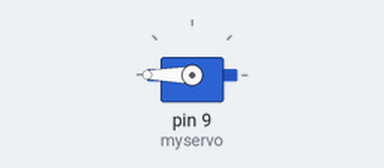
Bench run of a sketch on a simulated Arduino Uno, built with avr-gcc and run on an emulated ATmega328P. Parts: servo.

Above: at 0.05 s.
At 6.0 s:
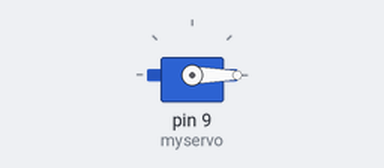
Timing chart, 0 to 7.8 s (numbered marks = the images above):
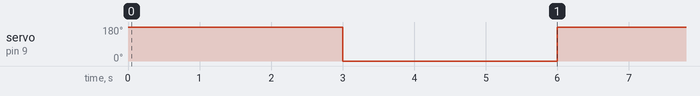

The sketch:

360servo.ino
```cpp
#include <Servo.h>

Servo myservo;  // create servo object to control a servo
// twelve servo objects can be created on most boards

int pos = 0;    // variable to store the servo position
int incomingByte = 0;   // for incoming serial data

void setup() {
  Serial.begin(9600);
  myservo.attach(9);  // attaches the servo on pin 9 to the servo object
}


void loop() {

        myservo.write(360);
        delay(3000);
        myservo.write(0);
        delay(3000);
}
```

Measured:
- by itself, servo on pin 9 (myservo): alternates 180° for 3.0 s and 0° for 3.0 s
